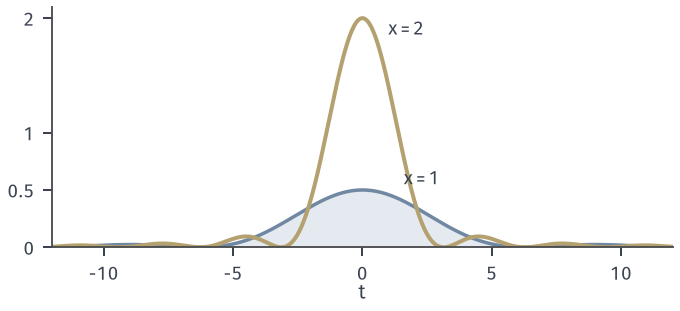

Recreate this plot in Python.
"""Integrand (1 - cos(t x))/t^2 for x = 1 (blue, filled) and x = 2 (yellow).  Integrals over R: pi|x|, i.e. pi and 2 pi
(numerical check by quadrature on [-2000, 2000] plus tail 2/T bound)."""
from pathlib import Path
import sys, math
HERE = Path(__file__).resolve().parent
sys.path.insert(0, str(HERE.parent/"dep-common"))
from common import *

t = np.linspace(-12, 12, 4001)
fig, ax = figure(width_mm=96, height_mm=44)
for x, col in [(1, BLUE), (2, YELLOW)]:
    g = np.where(np.abs(t) < 1e-6, x*x/2, 2*np.sin(t*x/2)**2/np.where(t == 0, 1, t)**2)
    if x == 1:
        ax.fill_between(t, 0, g, color=BLUE_FILL, lw=0)
    ax.plot(t, g, color=col, lw=1.4 if x == 1 else 1.6)
ax.set_xlim(-12, 12); ax.set_ylim(0, 2.1)
ax.set_xticks([-10, -5, 0, 5, 10]); ax.set_yticks([0, .5, 1, 2]); gfmt(ax)
ax.set_xlabel('$t$', labelpad=0)
ax.text(1.0, 1.85, '$x=2$', color=INK, fontsize=7.5); ax.text(1.6, .55, '$x=1$', color=INK, fontsize=7.5)
T = np.linspace(-4000, 4000, 4_000_001); T[T == 0] = 1e-12
num = {str(x): float(np.trapezoid((1-np.cos(T*x))/T**2, T)) for x in (1, 2)}
save(fig, HERE, 'figure', {'integral_numeric_on_[-4000,4000]': num, 'pi': math.pi})
